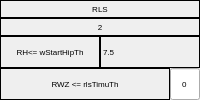
              <widget class="QFrame" name="RLS_Frame">
               <property name="frameShape">
                <enum>QFrame::Shape::Box</enum>
               </property>
               <property name="frameShadow">
                <enum>QFrame::Shadow::Plain</enum>
               </property>
               <property name="lineWidth">
                <number>0</number>
               </property>
               <layout class="QHBoxLayout" name="horizontalLayout_6">
                <property name="spacing">
                 <number>0</number>
                </property>
                <property name="leftMargin">
                 <number>0</number>
                </property>
                <property name="topMargin">
                 <number>0</number>
                </property>
                <property name="rightMargin">
                 <number>0</number>
                </property>
                <property name="bottomMargin">
                 <number>0</number>
                </property>
                <item>
                 <layout class="QVBoxLayout" name="RLS_verticalLayout">
                  <property name="spacing">
                   <number>0</number>
                  </property>
                  <item>
                   <widget class="QLabel" name="flag131_label">
                    <property name="minimumSize">
                     <size>
                      <width>0</width>
                      <height>18</height>
                     </size>
                    </property>
                    <property name="maximumSize">
                     <size>
                      <width>16777215</width>
                      <height>18</height>
                     </size>
                    </property>
                    <property name="font">
                     <font>
                      <pointsize>6</pointsize>
                     </font>
                    </property>
                    <property name="frameShape">
                     <enum>QFrame::Shape::Box</enum>
                    </property>
                    <property name="text">
                     <string>RLS</string>
                    </property>
                    <property name="alignment">
                     <set>Qt::AlignmentFlag::AlignCenter</set>
                    </property>
                   </widget>
                  </item>
                  <item>
                   <widget class="QLabel" name="stateNumber2_label">
                    <property name="minimumSize">
                     <size>
                      <width>0</width>
                      <height>18</height>
                     </size>
                    </property>
                    <property name="maximumSize">
                     <size>
                      <width>16777215</width>
                      <height>18</height>
                     </size>
                    </property>
                    <property name="font">
                     <font>
                      <pointsize>6</pointsize>
                     </font>
                    </property>
                    <property name="frameShape">
                     <enum>QFrame::Shape::Box</enum>
                    </property>
                    <property name="text">
                     <string>2</string>
                    </property>
                    <property name="alignment">
                     <set>Qt::AlignmentFlag::AlignCenter</set>
                    </property>
                   </widget>
                  </item>
                  <item>
                   <layout class="QHBoxLayout" name="RLS_Flag1_horizontallLayout">
                    <property name="spacing">
                     <number>0</number>
                    </property>
                    <item>
                     <widget class="QLabel" name="flag43_label">
                      <property name="minimumSize">
                       <size>
                        <width>0</width>
                        <height>0</height>
                       </size>
                      </property>
                      <property name="maximumSize">
                       <size>
                        <width>8000</width>
                        <height>900</height>
                       </size>
                      </property>
                      <property name="font">
                       <font>
                        <pointsize>6</pointsize>
                       </font>
                      </property>
                      <property name="frameShape">
                       <enum>QFrame::Shape::Box</enum>
                      </property>
                      <property name="text">
                       <string>RH&lt;= wStartHipTh</string>
                      </property>
                      <property name="alignment">
                       <set>Qt::AlignmentFlag::AlignCenter</set>
                      </property>
                      <property name="wordWrap">
                       <bool>true</bool>
                      </property>
                     </widget>
                    </item>
                    <item>
                     <widget class="QLabel" name="label">
                      <property name="font">
                       <font>
                        <pointsize>6</pointsize>
                       </font>
                      </property>
                      <property name="frameShape">
                       <enum>QFrame::Shape::Box</enum>
                      </property>
                      <property name="text">
                       <string>7.5</string>
                      </property>
                     </widget>
                    </item>
                   </layout>
                  </item>
                  <item>
                   <layout class="QHBoxLayout" name="RLS_Flag1_horizontallLayout_3">
                    <property name="spacing">
                     <number>0</number>
                    </property>
                    <item>
                     <widget class="QLabel" name="flag44_label">
                      <property name="minimumSize">
                       <size>
                        <width>0</width>
                        <height>0</height>
                       </size>
                      </property>
                      <property name="maximumSize">
                       <size>
                        <width>8000</width>
                        <height>900</height>
                       </size>
                      </property>
                      <property name="font">
                       <font>
                        <pointsize>6</pointsize>
                       </font>
                      </property>
                      <property name="frameShape">
                       <enum>QFrame::Shape::Box</enum>
                      </property>
                      <property name="text">
                       <string>RWZ &lt;= rlsTimuTh</string>
                      </property>
                      <property name="alignment">
                       <set>Qt::AlignmentFlag::AlignCenter</set>
                      </property>
                      <property name="wordWrap">
                       <bool>true</bool>
                      </property>
                     </widget>
                    </item>
                    <item>
                     <widget class="QLineEdit" name="flag44_lineEdit">
                      <property name="minimumSize">
                       <size>
                        <width>30</width>
                        <height>0</height>
                       </size>
                      </property>
                      <property name="maximumSize">
                       <size>
                        <width>30</width>
                        <height>900</height>
                       </size>
                      </property>
                      <property name="font">
                       <font>
                        <pointsize>6</pointsize>
                       </font>
                      </property>
                      <property name="text">
                       <string>0</string>
                      </property>
                      <property name="frame">
                       <bool>true</bool>
                      </property>
                      <property name="alignment">
                       <set>Qt::AlignmentFlag::AlignCenter</set>
                      </property>
                      <property name="placeholderText">
                       <string>0</string>
                      </property>
                     </widget>
                    </item>
                   </layout>
                  </item>
                 </layout>
                </item>
               </layout>
              </widget>
